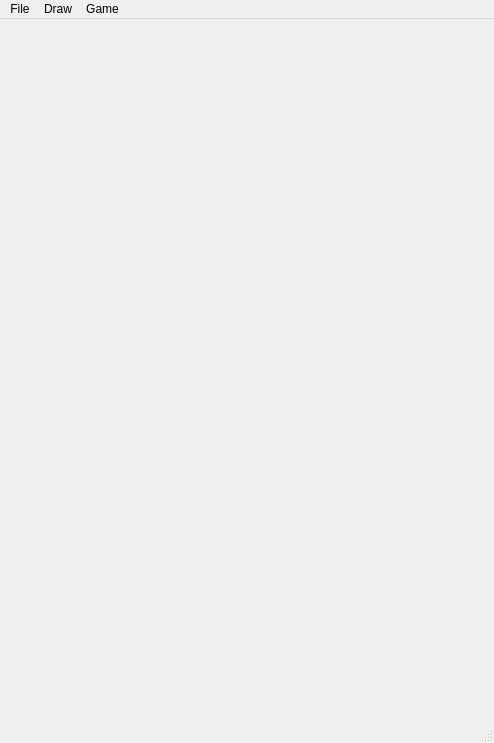
<?xml version="1.0" encoding="UTF-8"?>
<ui version="4.0">
 <class>MainWindow</class>
 <widget class="QMainWindow" name="MainWindow">
  <property name="geometry">
   <rect>
    <x>0</x>
    <y>0</y>
    <width>494</width>
    <height>743</height>
   </rect>
  </property>
  <property name="windowTitle">
   <string>MainWindow</string>
  </property>
  <widget class="QWidget" name="centralWidget"/>
  <widget class="QMenuBar" name="menuBar">
   <property name="geometry">
    <rect>
     <x>0</x>
     <y>0</y>
     <width>494</width>
     <height>27</height>
    </rect>
   </property>
   <widget class="QMenu" name="menuFile">
    <property name="title">
     <string>File</string>
    </property>
    <addaction name="actionNewGame"/>
    <addaction name="actionReset"/>
    <addaction name="actionQuit"/>
   </widget>
   <widget class="QMenu" name="menuDraw">
    <property name="title">
     <string>Draw</string>
    </property>
    <addaction name="actionWireframe"/>
    <addaction name="actionFace"/>
    <addaction name="actionMulticolor"/>
   </widget>
   <widget class="QMenu" name="menuGame">
    <property name="title">
     <string>Game</string>
    </property>
    <addaction name="actionPause"/>
    <addaction name="actionSpeedUp"/>
    <addaction name="actionSlowDown"/>
    <addaction name="actionAutoIncrease"/>
   </widget>
   <addaction name="menuFile"/>
   <addaction name="menuDraw"/>
   <addaction name="menuGame"/>
  </widget>
  <widget class="QStatusBar" name="statusBar"/>
  <action name="actionQuit">
   <property name="text">
    <string>Quit</string>
   </property>
   <property name="statusTip">
    <string>Quits the application</string>
   </property>
   <property name="shortcut">
    <string>Q</string>
   </property>
  </action>
  <action name="actionNewGame">
   <property name="text">
    <string>New Game</string>
   </property>
   <property name="statusTip">
    <string>Start a new game</string>
   </property>
   <property name="shortcut">
    <string>N</string>
   </property>
  </action>
  <action name="actionReset">
   <property name="text">
    <string>Reset</string>
   </property>
   <property name="statusTip">
    <string>Reset the view of the game</string>
   </property>
   <property name="shortcut">
    <string>R</string>
   </property>
  </action>
  <action name="actionWireframe">
   <property name="text">
    <string>Wireframe</string>
   </property>
   <property name="statusTip">
    <string>Draw the game in wireframe mode</string>
   </property>
   <property name="shortcut">
    <string>W</string>
   </property>
  </action>
  <action name="actionFace">
   <property name="text">
    <string>Face</string>
   </property>
   <property name="statusTip">
    <string>Draw the game in face mode</string>
   </property>
   <property name="shortcut">
    <string>F</string>
   </property>
  </action>
  <action name="actionMulticolor">
   <property name="text">
    <string>Multicolored</string>
   </property>
   <property name="statusTip">
    <string>Draw the game where each face of a cube has a differnet color</string>
   </property>
   <property name="shortcut">
    <string>M</string>
   </property>
  </action>
  <action name="actionPause">
   <property name="text">
    <string>Pause</string>
   </property>
   <property name="statusTip">
    <string>Pause the game</string>
   </property>
   <property name="shortcut">
    <string>P</string>
   </property>
  </action>
  <action name="actionSpeedUp">
   <property name="text">
    <string>Speed Up</string>
   </property>
   <property name="statusTip">
    <string>Increase the speed of the game play</string>
   </property>
   <property name="shortcut">
    <string>PgUp</string>
   </property>
  </action>
  <action name="actionSlowDown">
   <property name="text">
    <string>Slow Down</string>
   </property>
   <property name="statusTip">
    <string>Decrease the speed of the game play</string>
   </property>
   <property name="shortcut">
    <string>PgDown</string>
   </property>
  </action>
  <action name="actionAutoIncrease">
   <property name="text">
    <string>Auto-Increase</string>
   </property>
   <property name="statusTip">
    <string>Slowly and automatically increase the speed of the game play</string>
   </property>
   <property name="shortcut">
    <string>A</string>
   </property>
  </action>
 </widget>
 <layoutdefault spacing="6" margin="11"/>
 <resources/>
 <connections/>
</ui>
